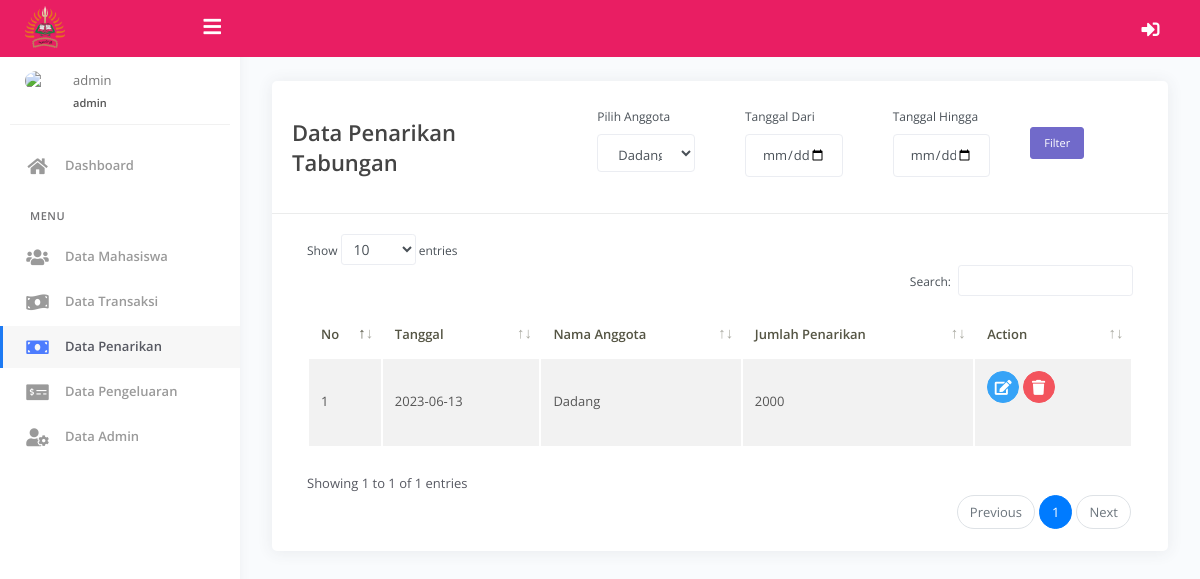
Page /?page=penarikan (signed in) on the committed database.
### tables this page shows
CREATE TABLE IF NOT EXISTS `tb_penarikan` (
  `id_penarikan` int NOT NULL AUTO_INCREMENT,
  `jumlah_penarikan` int DEFAULT NULL,
  `id_anggota` int DEFAULT NULL,
  `tanggal_penarikan` date DEFAULT NULL,
  PRIMARY KEY (`id_penarikan`)
);

CREATE TABLE IF NOT EXISTS `tb_anggota` (
  `id_anggota` int NOT NULL AUTO_INCREMENT,
  `level_anggota` varchar(50) DEFAULT NULL,
  `nama_anggota` varchar(50) DEFAULT NULL,
  `npm` int DEFAULT NULL,
  `jurusan` varchar(50) DEFAULT NULL,
  `semester` varchar(50) DEFAULT NULL,
  `alamat` text,
  `no_hp` varchar(50) DEFAULT NULL,
  `tempat_lahir` varchar(50) DEFAULT NULL,
  `tanggal_lahir` date DEFAULT NULL,
  `foto` varchar(50) DEFAULT NULL,
  `username` varchar(50) DEFAULT NULL,
  `password` varchar(50) DEFAULT NULL,
  PRIMARY KEY (`id_anggota`)
);

### web/pages/penarikan.php (the view, shortened to what this page needs)
<?php
$w = mysqli_query($conn, "SELECT *from tb_anggota where level_anggota =2");
$data = array();
while ($row = mysqli_fetch_object($w)) {
    $data[] = $row;
}
?>
<div class="page-inner">
    <div class="row">
        <div class="col-md-12">
            <div class="card">
                <div class="card-header">
                    <div class="row">
                        <div class="col-4" style="margin-top: 20px;">
                            <h4 class="page-title">Data Penarikan Tabungan</h4>
                        </div>
                        <div class="col-8">
                            <form action="" method="get">
                                <div class="row  ">
                                    <div class="col-3">
                                        <div class="form-group">
                                            <label for="exampleFormControlSelect1">Pilih Anggota</label>
                                            <select required name="id_anggota" class="form-control" id="exampleFormControlSelect1">
                                                <?php
                                                foreach ($data as  $value) { ?>
                                                    <option <?php if (isset($_GET['id_anggota']))   if($_GET['id_anggota']==$value->id_anggota ) { echo "selected";}   ?> value="<?php echo $value->id_anggota; ?>"><?php echo $value->nama_anggota; ?></option>
                                                <?php     }
                                                ?>
                                            </select>
                                        </div>
                                    </div>
                                    <div class="col-3">
                                        <div class="form-group">
                                            <label for="exampleFormControlSelect1">Tanggal Dari</label>
                                            <input value="<?php if (isset($_GET['tanggal_dari'])) echo $_GET['tanggal_dari'];   ?>" required type="date" name="tanggal_dari" class="form-control" id="">
                                        </div>
                                    </div>
                                    <div class="col-3">
                                        <div class="form-group">
                                            <label for="exampleFormControlSelect1">Tanggal Hingga</label>
                                            <input value="<?php if (isset($_GET['tanggal_hingga'])) echo $_GET['tanggal_dari'];   ?>" required type="date" name="tanggal_hingga" class="form-control" id="">
                                        </div>
                                    </div>
                                    <div class="mt-10 col-1" style="margin-top: 10px;">
                                        <input value="Filter" type="submit" name="filter" class="btn-sm btn btn-secondary" id="">
                                    </div>
                                </div>
                            </form>
                        </div>
                    </div>
                </div>
                <div class="card-body">
                    <div class="table-responsive">
                        <table id="basic-datatables" class="display table table-striped table-hover">
                            <thead>
                                <tr>
                                    <th>No</th>
                                    <th>Tanggal</th>
                                    <th>Nama Anggota</th>
                                    <th>Jumlah Penarikan</th>
                                    <th>Action</th>
                                </tr>
                            </thead>
                            <tbody>
                                <?php
                                $pos = 1;
                                $q1 = "SELECT tb_penarikan.*, tb_anggota.nama_anggota
                                FROM tb_penarikan
                                LEFT JOIN   tb_anggota ON tb_anggota.id_anggota = tb_penarikan.id_anggota ";
                                $q1 .= "GROUP BY tb_penarikan.id_penarikan";
                                $w = mysqli_query($conn,  $q1);
                                while ($row = mysqli_fetch_object($w)) {
                                ?>
                                    <tr>
                                        <td> <?php echo $pos++; ?> </td>
                                        <td><?php echo $row->tanggal_penarikan; ?></td>
                                        <td><?php echo $row->nama_anggota; ?></td>
                                        <td><?php echo $row->jumlah_penarikan; ?></td>
                                        <td>
                                            <p class="demo">
                                                <button data-toggle="modal" data-target="#exampleModalEdit<?php echo $row->id_penarikan; ?>" type="button" class="btn-sm btn btn-icon btn-round btn-info">
                                                    <i class="fas fa-edit"></i>
                                                </button>
                                                <a href="?page=penarikan&act=del&id=<?php echo $row->id_penarikan; ?>" onclick="return confirm('Apakah Anda Benar Benar Ingin Menghapus?')">
                                                    <button class="btn-sm btn btn-icon btn-round btn-danger"><i class="fa fa-trash"></i></button>
                                                </a>
                                            </p>
                                        </td>
                                    </tr>
                                <?php } ?>
                            </tbody>
                        </table>
                    </div>
                </div>
            </div>
        </div>
    </div>
</div>

### web/assets/css/demo.css (style rules this page uses)
.demo .btn, .demo .progress { margin-bottom: 15px !important; }

### rows in the picture
tb_penarikan: tanggal_penarikan "2023-06-13", id_anggota.nama_anggota "Dadang", jumlah_penarikan "2000"

### other values in the picture
$_SESSION['nama_anggota'] "admin"
$_SESSION['username'] "admin"
form field id_anggota "Dadang"
